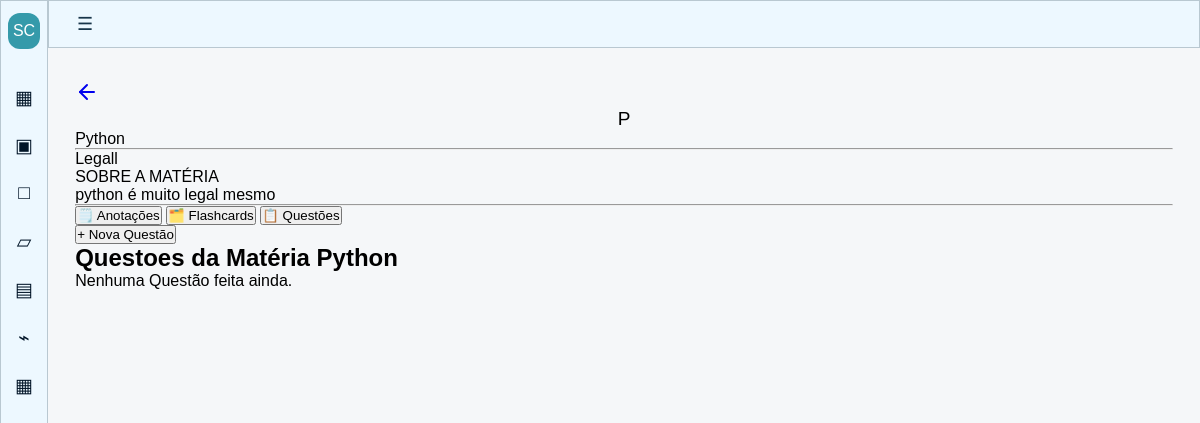
Screenshot of /materia/1 with the database file from the repository.
### simulado_e_cards/models.py (models this page shows)
class Materia(database.Model):
    id = database.Column(database.Integer(), primary_key=True)
    nome_materia = database.Column(database.String(), nullable=False)
    descricao_materia = database.Column(database.Text(40), nullable=False)
    sobre_materia = database.Column(database.Text(), nullable=False)
    cor = database.Column(database.String(7), nullable=False, default="#2E8B9F")
    anotacoes = database.relationship("Anotacao", backref="materia", lazy=True)

### simulado_e_cards/routes.py (the view, shortened to what this page needs)
@app.route("/materia/<int:materia_id>", methods=["GET", "POST"])
def materia(materia_id):
    form_card = FormCard()
    form_questao = FormQuestao()
    form_anotacao = FormAnotacao()
    modal_aberto = None
    card_edicao = None
    anotacao_edicao = None
    materia = Materia.query.get_or_404(materia_id)
    if "botao_submit_excluir" in request.form:
        card_id = request.form.get("card_id")
        card = Card.query.filter_by(id=card_id, materia_id=materia_id).first()
        database.session.delete(card)
        database.session.commit()
        return redirect(url_for("materia", materia_id=materia_id) + "#flashcards")
    anotacoes = Anotacao.query.filter_by(materia_id=materia_id).all()
    questoes = Questao.query.filter_by(materia_id=materia_id).all()
    cards = Card.query.filter_by(materia_id=materia_id).all()
    return render_template(
        "materia.html",
        materia=materia,
        form_anotacao=form_anotacao,
        form_questao=form_questao,
        questoes=questoes,
        form_card=form_card,
        cards=cards,
        modal_aberto=modal_aberto,
        card_edicao=card_edicao,
        anotacoes=anotacoes,
        anotacao_edicao=anotacao_edicao
    )

### simulado_e_cards/templates/materia.html (shortened to what this page needs)
{% extends 'base.html' %}
{% block body %}
<div>
    <div>
        <a href="{{ url_for('materias') }}">
            <svg xmlns="http://www.w3.org/2000/svg" width="24" height="24" viewBox="0 0 24 24" fill="none" stroke="currentColor" stroke-width="2" stroke-linecap="round" stroke-linejoin="round" class="lucide lucide-arrow-left h-4 w-4" aria-hidden="true"><path d="m12 19-7-7 7-7"></path><path d="M19 12H5"></path></svg>
        </a>
        <div>
            <div class="icon">{{ materia.nome_materia[0] }}</div>
            <p>{{ materia.nome_materia }}</p>
            <hr>
            <p>{{ materia.descricao_materia }}</p>
        </div>
    </div>
    <div>
        <span>SOBRE A MATÉRIA</span>
        <p>{{ materia.sobre_materia }}</p>
    </div>
</div>
<hr>
<nav>
    <button data-aba="anotacoes">
        🗒️ Anotações
    </button>
    <button data-aba="flashcards">
        🗂️ Flashcards
    </button>
    <button class="ativo" data-aba="questoes">
        📋 Questões
    </button>
</nav>
<section id="questoes" class="conteudo ativo">
    <button type="button" commandfor="modal-materia" command="show-modal">
        + Nova Questão
    </button>
    <h2>Questoes da Matéria {{ materia.nome_materia }}</h2>
    {% for questao in questoes %}
        <div class="card-conector">
            <h3>{{ questao.enunciado }}</h3>
            <p>{{ questao.alternativa_a }}</p>
            <p>{{ questao.alternativa_b }}</p>
            <p>{{ questao.alternativa_c }}</p>
            <p>{{ questao.alternativa_d }}</p>
        </div>
    {% else %}
        <p class="vazio">Nenhuma Questão feita ainda.</p>
    {% endfor %}
</section>
{% endblock %}

### simulado_e_cards/static/css/base.css (style rules this page uses)
* { box-sizing: border-box; margin: 0; padding: 0; }
:root { --borda-preto: #222; --bg-preto: #111111b6; }
body { font-family: Arial, sans-serif; background: #f5f7f9; }

### simulado_e_cards/static/css/materia.css (style rules this page uses)
.conteudo { display: none; }
.conteudo.ativo { display: block; }

### simulado_e_cards/static/css/flashcard.css (style rules this page uses)
* { box-sizing: border-box; margin: 0; padding: 0; }
:root { --borda-preto: #222; --bg-preto: #111111b6; }

### simulado_e_cards/static/css/nav.css (style rules this page uses)
.icon { min-width: 34px; display: flex; align-items: center; justify-content: center; font-size: 19px; }

### rows the page displays
Materia: nome_materia "P", nome_materia "Python", descricao_materia "Legall", sobre_materia "python é muito legal mesmo"
